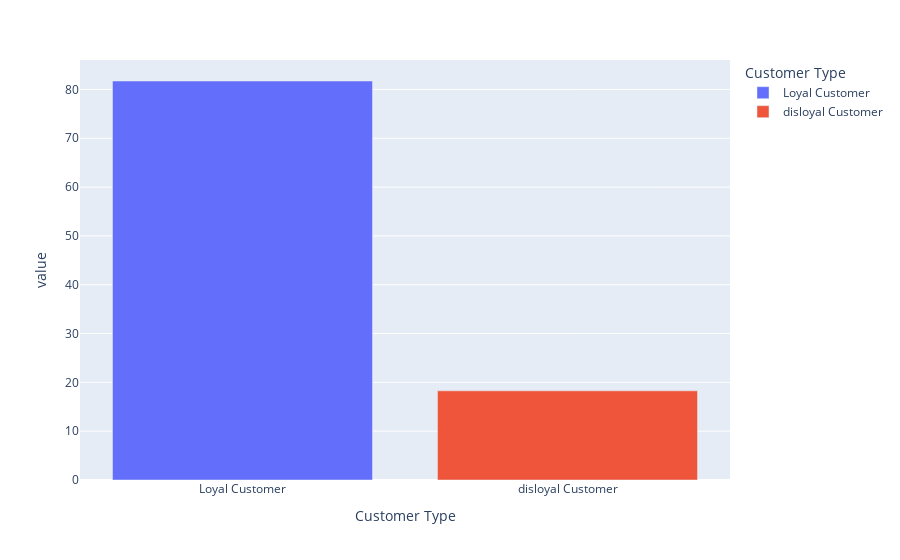

This figure's notebook cell:
### Code cell
contagem_customer_type = df_airline_sat.value_counts('Customer Type')
px.bar(contagem_customer_type/len(df_airline_sat) * 100, color=contagem_customer_type.index)

### Figure 1 — Plotly figure (JSON) as saved in the notebook; plotly's stock layout.template omitted (floating-point values rounded to 4 significant figures)
{"data": [{"hovertemplate": "Customer Type=%{x}<br>value=%{y}<extra></extra>", "legendgroup": "Loyal Customer", "marker": {"color": "#636efa", "pattern": {"shape": ""}}, "name": "Loyal Customer", "orientation": "v", "showlegend": true, "textposition": "auto", "type": "bar", "x": ["Loyal Customer"], "xaxis": "x", "y": [81.73], "yaxis": "y"}, {"hovertemplate": "Customer Type=%{x}<br>value=%{y}<extra></extra>", "legendgroup": "disloyal Customer", "marker": {"color": "#EF553B", "pattern": {"shape": ""}}, "name": "disloyal Customer", "orientation": "v", "showlegend": true, "textposition": "auto", "type": "bar", "x": ["disloyal Customer"], "xaxis": "x", "y": [18.27], "yaxis": "y"}], "layout": {"barmode": "relative", "legend": {"title": {"text": "Customer Type"}, "tracegroupgap": 0}, "margin": {"t": 60}, "xaxis": {"anchor": "y", "categoryarray": ["Loyal Customer", "disloyal Customer"], "categoryorder": "array", "domain": [0, 1], "title": {"text": "Customer Type"}}, "yaxis": {"anchor": "x", "domain": [0, 1], "title": {"text": "value"}}}}
